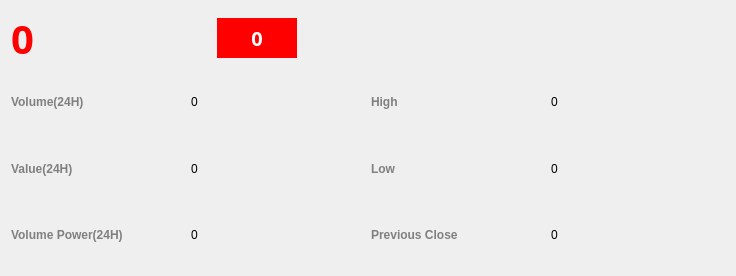
<?xml version="1.0" encoding="UTF-8"?>
<ui version="4.0">
 <class>Form</class>
 <widget class="QWidget" name="Form">
  <property name="geometry">
   <rect>
    <x>0</x>
    <y>0</y>
    <width>736</width>
    <height>276</height>
   </rect>
  </property>
  <property name="windowTitle">
   <string>Form</string>
  </property>
  <layout class="QVBoxLayout" name="verticalLayout">
   <item>
    <layout class="QHBoxLayout" name="horizontalLayout">
     <item>
      <widget class="QLabel" name="label_1">
       <property name="minimumSize">
        <size>
         <width>200</width>
         <height>0</height>
        </size>
       </property>
       <property name="font">
        <font>
         <family>Galvji</family>
         <pointsize>30</pointsize>
         <weight>75</weight>
         <bold>true</bold>
        </font>
       </property>
       <property name="styleSheet">
        <string notr="true">color:red</string>
       </property>
       <property name="text">
        <string>0</string>
       </property>
      </widget>
     </item>
     <item>
      <widget class="QLabel" name="label_2">
       <property name="minimumSize">
        <size>
         <width>80</width>
         <height>40</height>
        </size>
       </property>
       <property name="maximumSize">
        <size>
         <width>80</width>
         <height>40</height>
        </size>
       </property>
       <property name="font">
        <font>
         <family>Galvji</family>
         <pointsize>15</pointsize>
         <weight>75</weight>
         <italic>false</italic>
         <bold>true</bold>
        </font>
       </property>
       <property name="styleSheet">
        <string notr="true">background-color:red;color:white</string>
       </property>
       <property name="text">
        <string>0</string>
       </property>
       <property name="alignment">
        <set>Qt::AlignCenter</set>
       </property>
      </widget>
     </item>
     <item>
      <spacer name="horizontalSpacer">
       <property name="orientation">
        <enum>Qt::Horizontal</enum>
       </property>
       <property name="sizeHint" stdset="0">
        <size>
         <width>40</width>
         <height>20</height>
        </size>
       </property>
      </spacer>
     </item>
    </layout>
   </item>
   <item>
    <layout class="QGridLayout" name="gridLayout">
     <item row="1" column="3">
      <widget class="QLabel" name="label_10">
       <property name="font">
        <font>
         <family>Arial</family>
        </font>
       </property>
       <property name="text">
        <string>0</string>
       </property>
      </widget>
     </item>
     <item row="1" column="2">
      <widget class="QLabel" name="label_9">
       <property name="font">
        <font>
         <family>Arial</family>
         <weight>75</weight>
         <bold>true</bold>
        </font>
       </property>
       <property name="styleSheet">
        <string notr="true">color:gray</string>
       </property>
       <property name="text">
        <string>Low</string>
       </property>
      </widget>
     </item>
     <item row="2" column="3">
      <widget class="QLabel" name="label_14">
       <property name="font">
        <font>
         <family>Arial</family>
        </font>
       </property>
       <property name="text">
        <string>0</string>
       </property>
      </widget>
     </item>
     <item row="2" column="2">
      <widget class="QLabel" name="label_13">
       <property name="font">
        <font>
         <family>Arial</family>
         <weight>75</weight>
         <bold>true</bold>
        </font>
       </property>
       <property name="styleSheet">
        <string notr="true">color:gray</string>
       </property>
       <property name="text">
        <string>Previous Close</string>
       </property>
      </widget>
     </item>
     <item row="2" column="0">
      <widget class="QLabel" name="label_11">
       <property name="font">
        <font>
         <family>Arial</family>
         <weight>75</weight>
         <bold>true</bold>
        </font>
       </property>
       <property name="styleSheet">
        <string notr="true">color:gray</string>
       </property>
       <property name="text">
        <string>Volume Power(24H)</string>
       </property>
      </widget>
     </item>
     <item row="1" column="1">
      <widget class="QLabel" name="label_8">
       <property name="font">
        <font>
         <family>Arial</family>
        </font>
       </property>
       <property name="text">
        <string>0</string>
       </property>
      </widget>
     </item>
     <item row="2" column="1">
      <widget class="QLabel" name="label_12">
       <property name="font">
        <font>
         <family>Arial</family>
        </font>
       </property>
       <property name="text">
        <string>0</string>
       </property>
      </widget>
     </item>
     <item row="1" column="0">
      <widget class="QLabel" name="label_7">
       <property name="font">
        <font>
         <family>Arial</family>
         <weight>75</weight>
         <bold>true</bold>
        </font>
       </property>
       <property name="styleSheet">
        <string notr="true">color:gray</string>
       </property>
       <property name="text">
        <string>Value(24H)</string>
       </property>
      </widget>
     </item>
     <item row="0" column="0">
      <widget class="QLabel" name="label_3">
       <property name="font">
        <font>
         <family>Arial</family>
         <weight>75</weight>
         <bold>true</bold>
        </font>
       </property>
       <property name="styleSheet">
        <string notr="true">color:gray</string>
       </property>
       <property name="text">
        <string>Volume(24H)</string>
       </property>
      </widget>
     </item>
     <item row="0" column="1">
      <widget class="QLabel" name="label_4">
       <property name="font">
        <font>
         <family>Arial</family>
        </font>
       </property>
       <property name="text">
        <string>0</string>
       </property>
      </widget>
     </item>
     <item row="0" column="2">
      <widget class="QLabel" name="label_5">
       <property name="font">
        <font>
         <family>Arial</family>
         <weight>75</weight>
         <bold>true</bold>
        </font>
       </property>
       <property name="styleSheet">
        <string notr="true">color:gray</string>
       </property>
       <property name="text">
        <string>High</string>
       </property>
      </widget>
     </item>
     <item row="0" column="3">
      <widget class="QLabel" name="label_6">
       <property name="font">
        <font>
         <family>Arial</family>
        </font>
       </property>
       <property name="text">
        <string>0</string>
       </property>
      </widget>
     </item>
    </layout>
   </item>
  </layout>
 </widget>
 <resources/>
 <connections/>
</ui>
